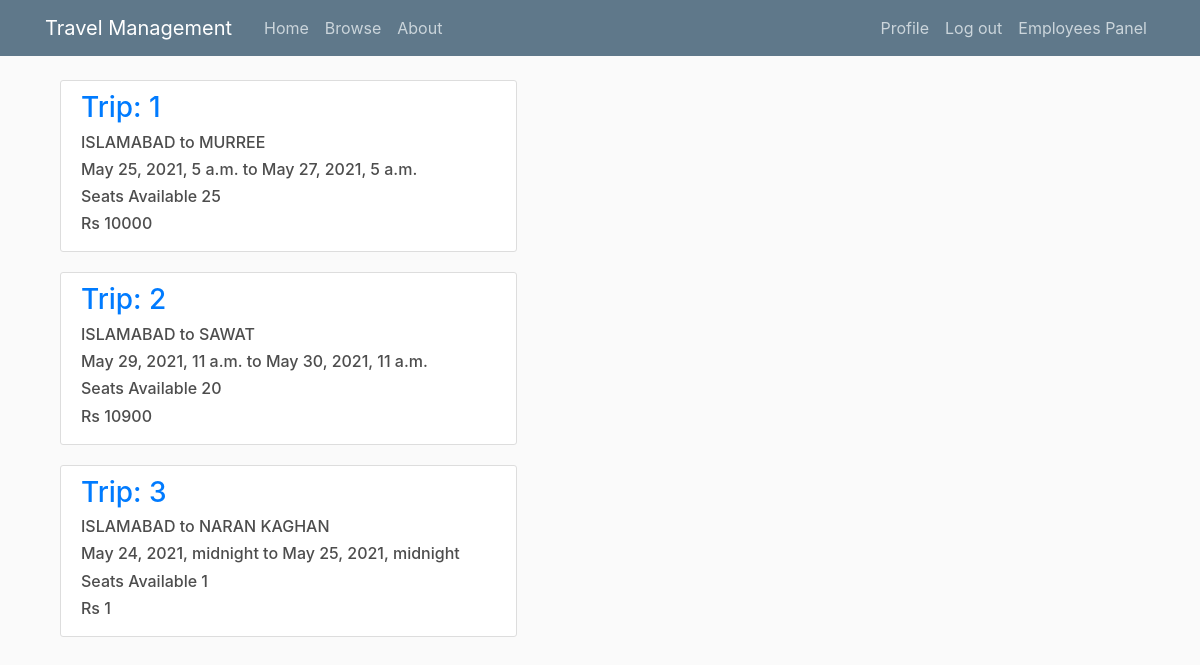
Before: /employees_panel/fixed_trips (signed in) with the older database file.
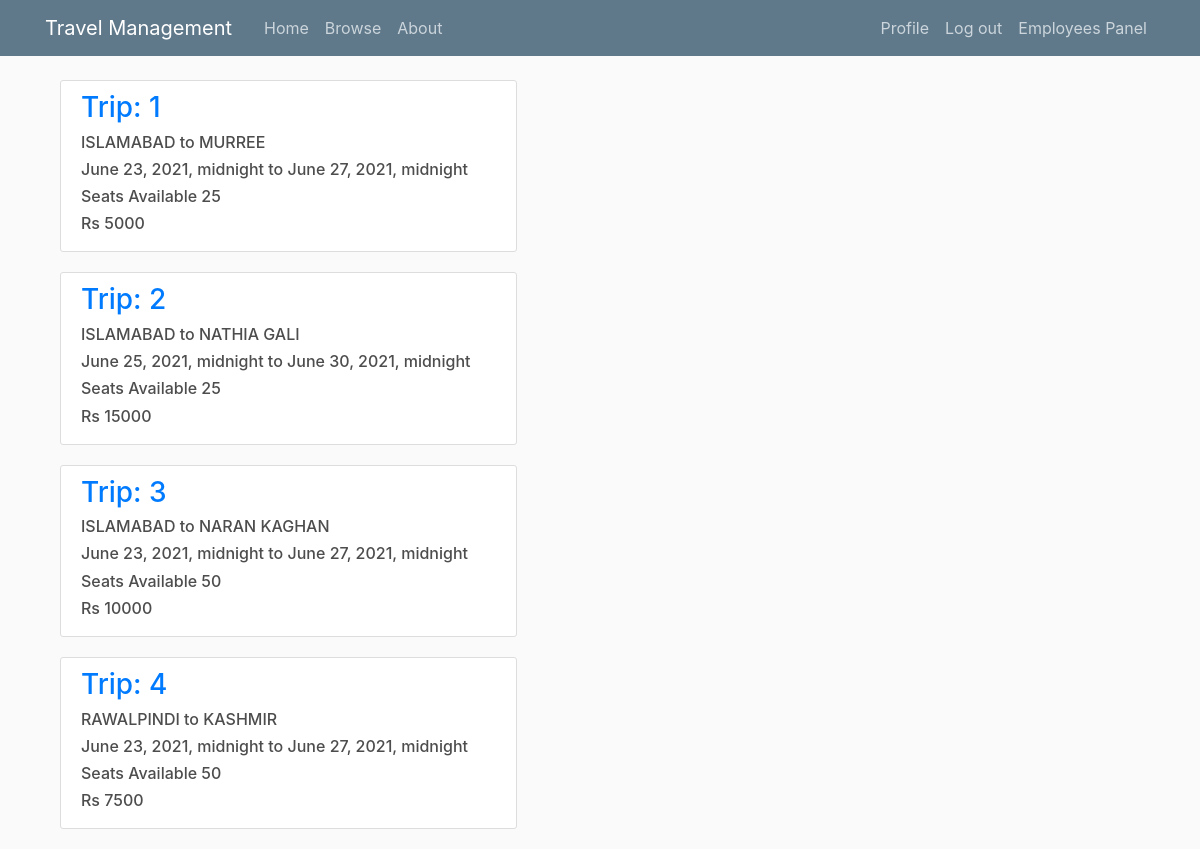
After: the same page with the newer database file.
### agency/models.py (models this page shows, shortened)
class FIXED_TRIP(models.Model):
    DEST_CITIES = (
        ('MURREE', 'MURREE'),
        ('NATHIA GALI', 'NATHIA GALI'),
        ('NARAN KAGHAN', 'NARAN KAGHAN'),
        ('KASHMIR', 'KASHMIR'),
        ('SAWAT', 'SAWAT'),
    )
    SOURCE_CITIES = (
        ('ISLAMABAD', 'ISLAMABAD'),
        ('RAWALPINDI', 'RAWALPINDI'),
    )
    SEAT_CHOICES = (
        (25, 25),
        (50, 50),
        (75, 75),
        (100, 100)
    )
    source = models.CharField(max_length=100, choices=SOURCE_CITIES)
    destination = models.CharField(max_length=100, choices=DEST_CITIES)
    start_date = models.DateTimeField()
    end_date = models.DateTimeField()
    allocated_hotel = models.ForeignKey(HOTEL,null=True,on_delete=models.PROTECT)
    available_seats = models.PositiveIntegerField(choices=SEAT_CHOICES)
    price = models.PositiveBigIntegerField(default=0)
    available = models.BooleanField(default=True)
    class Meta:
        verbose_name="Fixed Trip"

### agency/views.py (the view)
# urls.py: path('employees_panel/fixed_trips',views.TripsView,name='agency-fixed-trips-list'),
@login_required
@user_passes_test(lambda u: u.is_superuser)
def TripsView(request):
    trips = agency.trips.get_fixed_trips()
    context = {'trips':trips}
    return render(request, 'agency/trip_list.html',context)

### agency/business_logic/trip_list.py (called while the page is built)
    def get_fixed_trips(self):
        trips = FIXED_TRIP.objects.filter(available=True)
        return trips

### agency/templates/agency/trip_list.html
{% extends "agency/base.html" %}
{% load static %}
{% block content %}
    {% for trip in trips %}
    <div class="col-md-8">
        <div class = "content-section">
            <h3><a href="#">Trip: {{ trip.id }}</a></h3>
            <h6> {{ trip.source }} to {{ trip.destination }} </h6>
            <h6> {{ trip.start_date }} to {{ trip.end_date }}<br> </h6>
            <h6> Seats Available {{ trip.available_seats }} </h6>
            <h6> Rs {{ trip.price }} </h6>
        </div>
    </div>
    {% endfor %}
{% endblock content %}

Changed rows visible on the page:
changed FIXED_TRIP "MURREE": start_date "May 25, 2021, 5 a.m." → "June 23, 2021, midnight"; end_date "May 27, 2021, 5 a.m." → "June 27, 2021, midnight"; price "10000" → "5000"
changed FIXED_TRIP id 2: destination "SAWAT" → "NATHIA GALI"; start_date "May 29, 2021, 11 a.m." → "June 25, 2021, midnight"; end_date "May 30, 2021, 11 a.m." → "June 30, 2021, midnight"; available_seats "20" → "25"; price "10900" → "15000"
changed FIXED_TRIP "NARAN KAGHAN": start_date "May 24, 2021, midnight" → "June 23, 2021, midnight"; end_date "May 25, 2021, midnight" → "June 27, 2021, midnight"; available_seats "1" → "50"; price "1" → "10000"
added FIXED_TRIP: id "4", source "RAWALPINDI", destination "KASHMIR", start_date "June 23, 2021, midnight", end_date "June 27, 2021, midnight", available_seats "50", price "7500"
